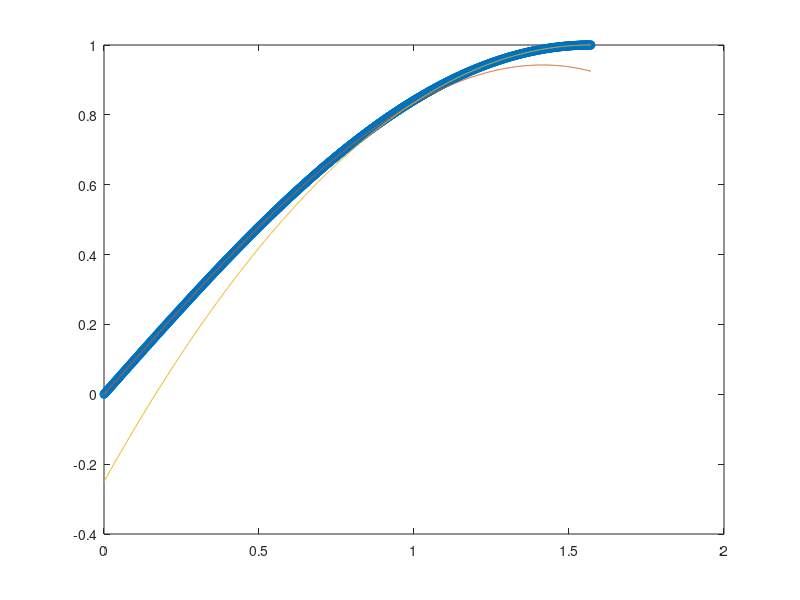
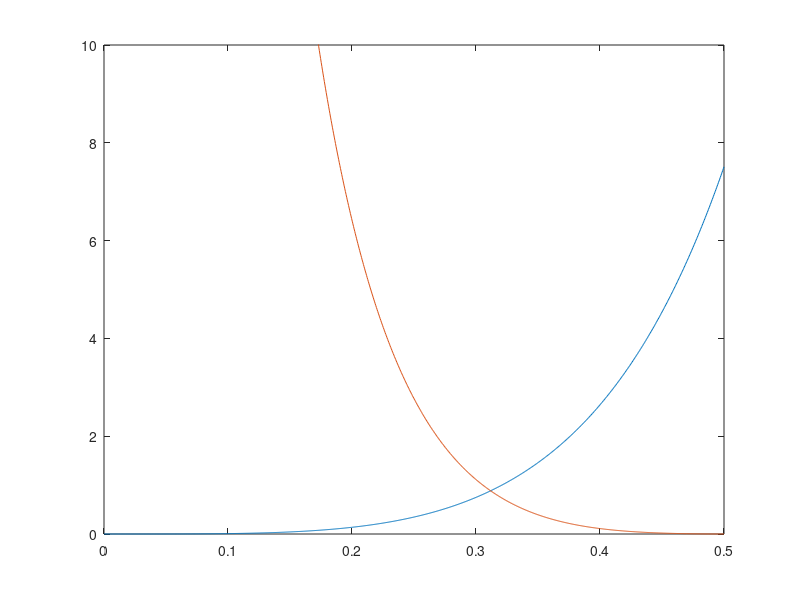

Write the MATLAB code that produced these figures, in order.
clc
close all
clearvars


N = 1000;
x = linspace(0,pi/2,N)';
x2 = linspace(0,0.5,N)';

y = sin(x);

y2 = x - x.^3/prod(1:3);
y3 = x - x.^3/prod(1:3) + x.^5/prod(1:5);
% y4 = 1 - pi^2*(0.5-x2).^2/prod(1:2);
% y4 = 1 - 5*(0.5-x2).^2;
y4 = -5*x2.*(x2 - 1) - 0.25;

e = 100*abs(y-x)./(y+1e-3);
e2 = 100*abs(y-y2)./(y+1e-3);
e3 = 100*abs(y-y3)./(y+1e-3);
e4 = 100*abs(y-y4)./(y+1e-3);

figure
plot(x,y,'-o',x,y2,x,y4)

figure
plot(x2,e2,x2,e4)
axis([x2(1),x2(end),0,10])

